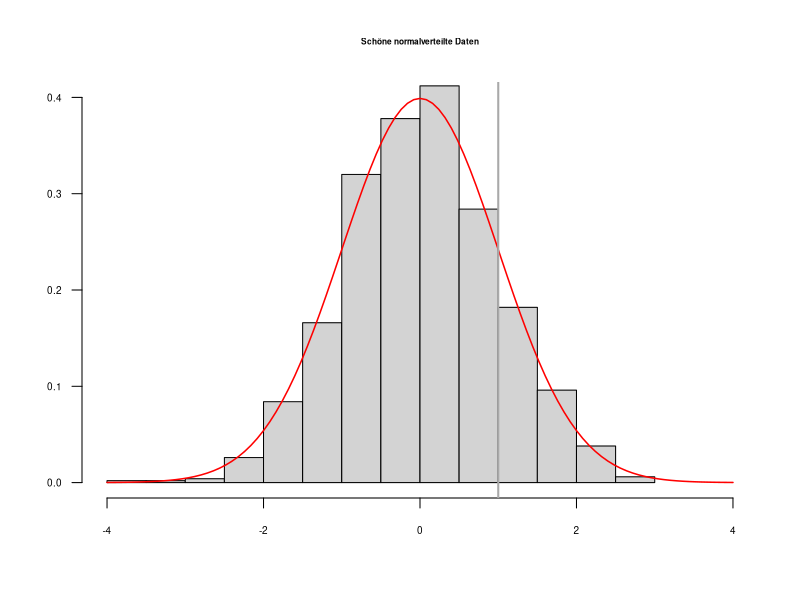

Reproduce this figure in R.
## ---- chunk 1

## Füge mehrere Zahlen zu einem Vektor zusammen:
c(0.5, 1, 1.5) # Kommazahlen mit DezimalPUNKT schreiben

## ---- chunk 2
c(1)
## ---- chunk 3
c(0.5, 1, 1.5, c(1, 2, 3))
## ---- chunk 4

## Berechne einen Mittelwert
mean(c(0.5, 1, 1.5))

## Berechne eine Standardabweichung
sd(c(0.5, 1, 1.5))

## Berechne eine Varianz:
var(c(0.5, 1, 1.5))

## Und jetzt noch einmal die Standardabweichung:
sqrt(var(c(0.5, 1, 1.5))) # was ist `sqrt`?

## Minimum:
min(c(0.5, 1, 1.5))

## Maximum:
max(c(0.5, 1, 1.5))
## ---- chunk 5
1:20
## ---- chunk 6
sum(1:1000)
## ---- chunk 7
5:-5
## ---- chunk 8
1:10 * 2
## ---- chunk 9
(1:10 * 2) - 1
## ---- chunk 10
2:4 * 4:6 # entspricht c(2*4, 3*5, 4*6)
## ---- chunk 11
## Speichert einen Vektor in einer Variablen:
meinVektor <- c(1, 2, 6, 7, 10)
## ---- chunk 12
meinVektor
## ---- chunk 13
meinVektor * 2
## ---- chunk 14
xx <- mean(meinVektor)

## "Zentrierter" numerischer Vektor:
meinVektor - xx

## ---- chunk 15
foo = 1:2
foo
## ---- chunk 16
bar <- c(3, 2, 6, 3, 9, 5, 7, -3)
sort(bar)
## ---- chunk 17
bar
## ---- chunk 18
bar <- c(3, 2, 6, 3, 9, 5, 7, -3)
bar <- sort(bar)
## ---- chunk 19
mode(1:10)
## ---- chunk 20
"Hallo Welt!" # doppelte Anführungszeichen
## ---- chunk 21
items <- paste0("item_", 1:10)
## ---- chunk 22
length(items)
items
## ---- chunk 23
paste0("item", "_", 1) # paste0 nimmt beliebig viele Argumente an
## ---- chunk 24
wahr   <- TRUE
falsch <- FALSE
## ---- chunk 25

## Logisches UND
TRUE & TRUE

TRUE & FALSE

FALSE & FALSE

## Logisches ODER
TRUE | TRUE

TRUE | FALSE

FALSE | FALSE

## Logisches NICHT
!TRUE

!FALSE

## ---- chunk 26
c(TRUE, FALSE, FALSE) & c(TRUE, TRUE, FALSE)

c(TRUE, FALSE, FALSE) | c(TRUE, TRUE, FALSE)
## ---- chunk 27
!c(TRUE, FALSE)
## ---- chunk 28

laune <- c(1, 2, 3, 1, 2, 1)

laune_faktor <- factor(laune, levels = c(1, 2, 3),
                       labels = c(":(", ":)", ":D"))

laune_faktor
## ---- chunk 29
mean(laune)
## ---- chunk 30
mean(laune_faktor)
## ---- chunk 31
messy_data <- c(1, 3, 2, 9, 3, NA, 6, NA, 5)
## ---- chunk 32
mean(messy_data) # geht nicht wegen des fehlenden Werts
## ---- chunk 33
mean(messy_data, na.rm = TRUE)
## ---- chunk 34

vergleichswert <- 3
daten <- 1:5
daten > vergleichswert
daten < vergleichswert
daten >= vergleichswert
daten <= vergleichswert
daten == vergleichswert
daten != vergleichswert

## ---- chunk 35

daten = vergleichswert

## ---- chunk 36
daten
## ---- chunk 37
text1 <- "Hallo Welt"
text1 == "Hallo Welt"
text1 == "Hallo Welt!"
## ---- chunk 38
geschlecht <- c(1, 2, 1, 1, 2, 1, 3)
geschlecht <- factor(geschlecht, levels = 1:3,
                     labels = c("weiblich", "maennlich", "divers"))

geschlecht == "maennlich"
## ---- chunk 39

score_test1 <- c(23, 19, 44, 18, 25, 22)
score_test2 <- c(26, 23, 29, 18, 32, 19)

score_test1 > score_test2

score_test1 == score_test2

## ---- chunk 40

## Erstelle 1,000 Zufallsdaten:
zufallsdaten <- rnorm(1000)

## ---- chunk 41

length(zufallsdaten)

## ---- chunk 42

head(zufallsdaten)

## ---- chunk 43
## Male Histogram
hist(zufallsdaten, freq = FALSE,
     main = "Schöne normalverteilte Daten",
     xlab = "", ylab = "", las = 1,
     xlim = c(-4, 4), ylim = c(0, 0.4),
     cex.main = 0.5, cex.axis = 0.6)

## Lege eine Normalverteilungskurve über die Daten
curve(dnorm, col = "red", add = TRUE, lwd = 1.5)

## Zeichne eine graue Linie beim x-Wert `1` ein:
abline(v = 1, lwd = 2, col = "darkgrey")
## ---- chunk 44
sum(zufallsdaten > 1)
## ---- chunk 45
mean(zufallsdaten > 1)
## ---- chunk 46
beispiel_01 <- c(1, 0, 1, 1)
mean(beispiel_01)
## ---- chunk 47
mean(zufallsdaten > 1) * 100
## ---- chunk 48
1 - pnorm(1)
## ---- chunk 49

## 100,000 Zufallsdaten sind für R kein Problem
zufallsdaten <- rnorm(100000) # 100000
mean(zufallsdaten > 1)

## ---- chunk 50

2 %in% 1:3

## ---- chunk 51

4 %in% 1:3

## ---- chunk 52

c(2, 3) %in% 3:5

## ---- chunk 53

daten <- c(2, 4, 1)

## ---- chunk 54

daten[1]
xx <- daten[3] # ein-elementiger Vektor
xx
## ---- chunk 55

daten[-1]

## ---- chunk 56
daten[c(1, 2)]
daten[-c(2, 3)]
## ---- chunk 57

meinVektor <- c(1, 2, 3, 7, 8, 9)

auswahl <- meinVektor > 5
auswahl

## ---- chunk 58

meinVektor[auswahl]

## ---- chunk 59

meinVektor <- 1:20

auswahl <- (meinVektor < 5) | (meinVektor > 17)
auswahl

meinVektor[auswahl]

## ---- chunk 60

## Wähle alle Daten aus, die größer sind als 2 (das sollten im Schnitt
## etwa 2.5% der Daten sein)
daten <- rnorm(300)
daten[daten > 2]

## ---- chunk 61

daten <- 1:5
daten[c(2, 5)] <- 0
daten

## ---- chunk 62

daten <- 1:5
daten[c(TRUE, FALSE, TRUE, FALSE, FALSE)] <- 0
daten

## ---- chunk 63

daten <- c(1, -99, 5, -99, 2, -99, 4, 1:3)
daten

missing_values <- daten == -99
missing_values
## ---- chunk 64
daten[missing_values] <- NA
daten
## ---- chunk 65
TRUE | TRUE & FALSE
## ---- chunk 66
(TRUE | TRUE) & FALSE
## ---- chunk 67
c(FALSE, TRUE) | c(FALSE, FALSE) & c(TRUE, FALSE)
## ---- chunk 68
(c(FALSE, TRUE) | c(FALSE, FALSE)) & c(TRUE, FALSE)
## ---- chunk 69
1:10[-8]
## ---- chunk 70
10[-8]
## ---- chunk 71
(1:10)[-8]
## ---- chunk 72

paste0("item_", 1:10)[-c(1, 3, 9)]
